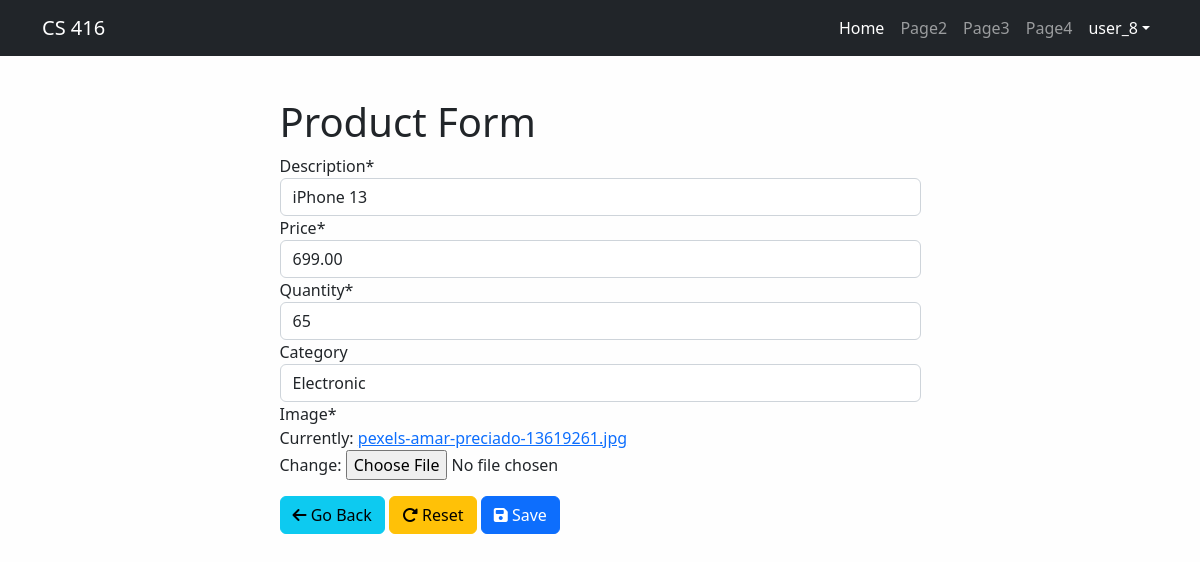
/update/1 (signed in), run on the app's committed database.
### products/models.py (models this page shows, shortened)
class Product(models.Model):
    user = models.ForeignKey(User, on_delete=models.CASCADE)
    description = models.CharField(max_length=100)
    price = models.DecimalField(max_digits=9, decimal_places=2)
    quantity = models.IntegerField()
    category = models.CharField(max_length=20, blank=True, choices=PRODUCT_CATEGORY)
    image = models.ImageField(null=True)
    created_at = models.DateTimeField(auto_now_add=True, blank=True)

### products/views.py (the view)
# urls.py: path('update/<int:product_id>', views.update_product, name='update_product'),
@login_required(login_url='login')
def update_product(request, product_id):
    product = Product.objects.get(id=product_id, user=request.user)
    if request.method == 'POST':
        form = ProductForm(request.POST, request.FILES, instance=product) # request.FILES is added for the image field
        if form.is_valid():
            form.instance.user = request.user
            form.save()
            return redirect('index')
    else:
        form = ProductForm(instance=product)
    return render(request, 'products/product-form.html', {'form': form})

### products/forms.py
class ProductForm(forms.ModelForm):
    class Meta:
        model = Product
        exclude = ['user']  # show all field from the model, but exclude user (primary key) as this is not something user should enter in the generated form

### templates/products/product-form.html (shortened to what this page needs)
{% extends 'base.html' %}
{% load crispy_forms_tags %}
{% block body %}
    <h1>Product Form</h1>
    <form  action="" method="post" enctype="multipart/form-data">
        {{ form|crispy }}
        <div class="my-3">
            <a href="{% url 'index' %}" class="btn btn-info"><i class="fas fa-arrow-left"></i> Go Back</a>
            <button type="reset" class="btn btn-warning"><i class="fas fa-redo-alt"></i> Reset</button>
            <button type="submit" class="btn btn-primary"><i class="fas fa-save"></i> Save</button>
        </div>
    </form>
{% endblock %}

### templates/base.html (shortened to what this page needs)
{% load static %}
<!Doctype html>
<html lang="en">
<head>
    <link href="https://cdn.jsdelivr.net/npm/bootstrap@5.2.2/dist/css/bootstrap.min.css" rel="stylesheet">
    <link rel="stylesheet" href="https://cdnjs.cloudflare.com/ajax/libs/font-awesome/6.2.0/css/all.min.css" />
    <link rel="stylesheet" href="{% static 'css/styles.css' %}">
</head>
<body>
<nav class="navbar navbar-expand-lg navbar-dark bg-dark fixed-top">
    <div class="container">
        <a class="navbar-brand" href="{% url 'index' %}">CS 416</a>
        <div class="collapse navbar-collapse" id="navbarSupportedContent">
            <ul class="navbar-nav ms-auto mb-2 mb-lg-0">
                <li class="nav-item">
                    <a class="nav-link active" aria-current="page" href="#">Home</a>
                </li>
                <li class="nav-item">
                    <a class="nav-link" href="#">Page2</a>
                </li>
                <li class="nav-item">
                    <a class="nav-link" href="#">Page3</a>
                </li>
                <li class="nav-item">
                    <a class="nav-link" href="#">Page4</a>
                </li>
                {% if user.is_authenticated %}
                    <li class="nav-item dropdown">
                        <a class="nav-link dropdown-toggle active" data-bs-toggle="dropdown" href="#"
                           role="button" aria-expanded="false">{{  user.username}}</a>
                    </li>
                    </ul>
                {% else %}
                    <a class="btn btn-light" href={% url 'login' %}>Login</a>
                    <div class="m-2"></div>
                    <a class="btn btn-light" href={% url 'register' %}>Register</a>
                {% endif %}
        </div>
    </div>
</nav>
<div class="container my-5">
    <div class="row justify-content-center">
        <div class="col-md-7">
            {% block body %}
            {% endblock %}
        </div>
    </div>
</div>
</body>
</html>

### static/css/styles.css (style rules this page uses)
body { background-color: #fefefe; padding-top: 50px; }

### data on the page
Product: description "iPhone 13", price "699.00", quantity "65", category "Electronic"

### other printed values
{{ user.username }} "user_8"
